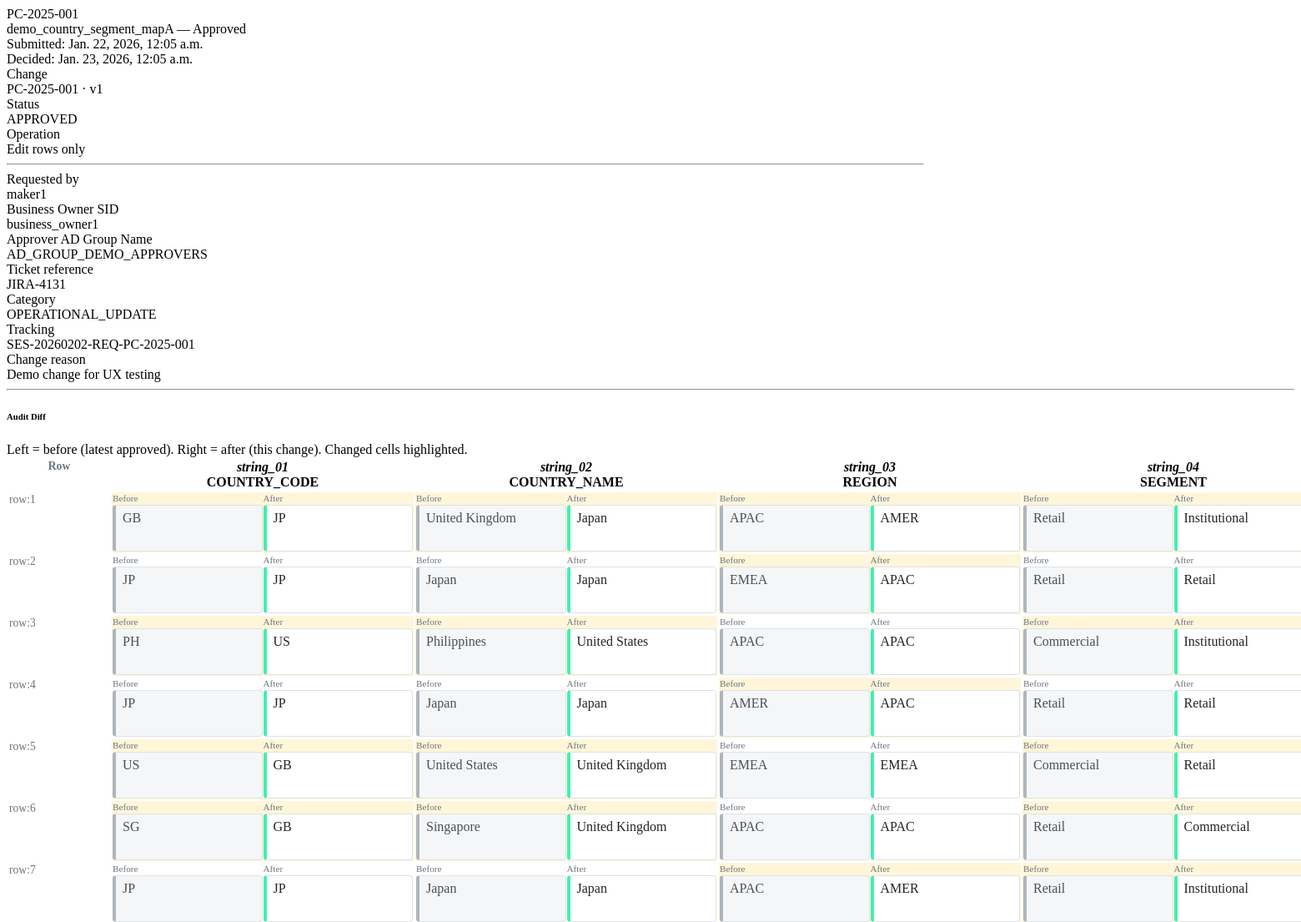
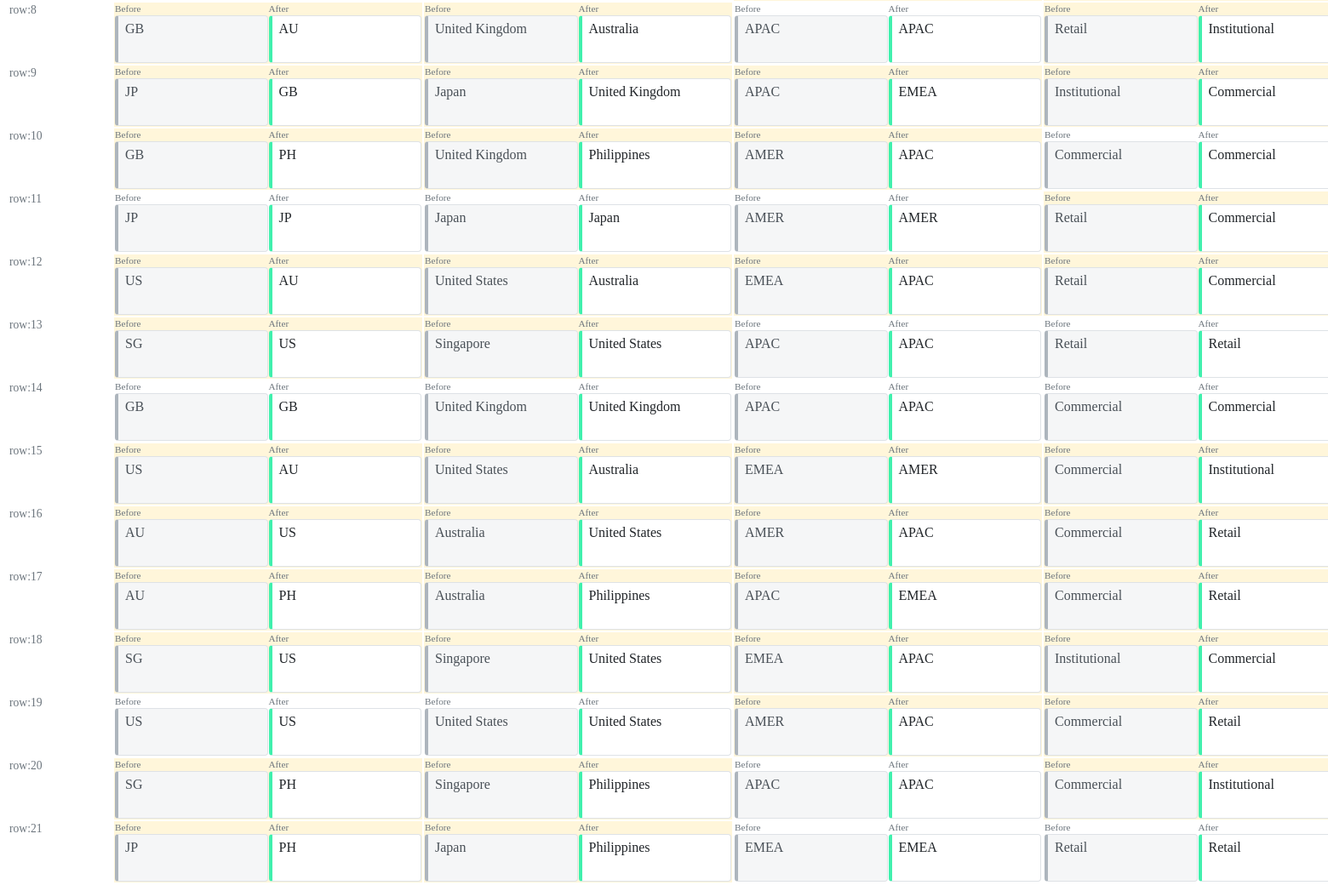
The app's page /changes/217/modal/ (signed in) with its own data (2 pictures, top to bottom).
### mdu/models.py (models this page shows, shortened)
class ChangeRequest(models.Model):
    class Status(models.TextChoices):
        DRAFT = "DRAFT", "Draft"
        SUBMITTED = "SUBMITTED", "Submitted"
        APPROVED = "APPROVED", "Approved"
        REJECTED = "REJECTED", "Rejected"
    class ChangeCategory(models.TextChoices):
        NONE = "", "— Select —"
        DATA_CORRECTION = "DATA_CORRECTION", "Data Correction"
        NEW_VALUE_ADD = "NEW_VALUE_ADD", "New Value Add"
        POLICY_COMPLIANCE = "POLICY_COMPLIANCE", "Policy / Compliance"
        OPERATIONAL_UPDATE = "OPERATIONAL_UPDATE", "Operational Update"
        ENHANCEMENT = "ENHANCEMENT", "Enhancement"
        OTHER = "OTHER", "Other"
    class CollaborationMode(models.TextChoices):
        SINGLE_OWNER = "SINGLE_OWNER", "Single-owner"
        COLLABORATIVE = "COLLABORATIVE", "Collaborative"
    class DDAReviewStatus(models.TextChoices):
        NOT_REQUIRED = "NOT_REQUIRED", "Not required"
        REQUIRED = "REQUIRED", "Required"
        PENDING = "PENDING", "Pending"
        APPROVED = "APPROVED", "Approved"
        REJECTED = "REJECTED", "Rejected"
    header = models.ForeignKey(MDUHeader, on_delete=models.CASCADE, related_name="changes")
    display_id = models.CharField(max_length=30, unique=True)
    draft_uuid = models.UUIDField(default=uuid.uuid4, unique=True, editable=False)
    lock_version = models.PositiveIntegerField(default=1)
    collaboration_mode = models.CharField(
        max_length=20,
        choices=CollaborationMode.choices,
        default=CollaborationMode.SINGLE_OWNER,
    )
    tracking_id = models.CharField(max_length=80, blank=True, default="")
    version = models.IntegerField(null=True, blank=True)
    status = models.CharField(max_length=20, choices=Status.choices, default=Status.DRAFT)
    operation_hint = models.CharField(max_length=40, blank=True, default="")
    override_retired_flag = models.CharField(max_length=1, default="N")
    dda_review_status = models.CharField(
        max_length=20,
        choices=DDAReviewStatus.choices,
        default=DDAReviewStatus.NOT_REQUIRED,
    )
    requested_by_sid = models.CharField(max_length=40, blank=True, default="")
    business_owner_sid = models.CharField(max_length=40, blank=True, default="")
    approver_ad_group = models.CharField(max_length=120, blank=True, default="")
    change_reason = models.CharField(max_length=400, blank=True, default="")
    change_ticket_ref = models.CharField(max_length=120, blank=True, default="")
    change_category = models.CharField(
        max_length=60,
        choices=ChangeCategory.choices,
        blank=True,
        default=ChangeCategory.NONE,
    )
    risk_impact = models.CharField(max_length=60, blank=True, default="")
    request_source_channel = models.CharField(max_length=60, blank=True, default="")
    request_source_system = models.CharField(max_length=60, blank=True, default="")
    payload_json = models.TextField(blank=True, default="")
    submitted_at = models.DateTimeField(null=True, blank=True)
    decided_at = models.DateTimeField(null=True, blank=True)
    decision_note = models.TextField(blank=True, default="")
    decided_by_sid = models.CharField(max_length=40, blank=True, default="")
    override_scope_flag = models.BooleanField(default=False)
    override_scope_reason = models.CharField(max_length=400, blank=True, default="")
    created_by = models.ForeignKey(
        User, on_delete=models.SET_NULL, null=True, blank=True, related_name="created_changes"
    )
    contributors = models.ManyToManyField(
        User,
        blank=True,
        related_name="collab_changes",
    )
    created_at = models.DateTimeField(default=timezone.now)
    updated_at = models.DateTimeField(auto_now=True)
    bulk_add_count = models.PositiveSmallIntegerField(default=0)
    class Meta:
        constraints = [
            models.UniqueConstraint(
                fields=["header", "collaboration_mode"],
                condition=models.Q(status="SUBMITTED", collaboration_mode="SINGLE_OWNER"),
                name="uniq_submitted_cr_per_header_single_owner",
            )
        ]

class MDUHeader(models.Model):
    class Status(models.TextChoices):
        ACTIVE = "ACTIVE", "Active"
        IN_REVIEW = "IN_REVIEW", "In Review"
        RETIRED = "RETIRED", "Retired"
    class DataClassification(models.TextChoices):
        GENERAL = "GENERAL", "GENERAL Reference Data"
        CLASSIFIED = "CLASSIFIED", "CLASSIFIED Reference Data"
    class CollaborationMode(models.TextChoices):
        SINGLE_OWNER = "SINGLE_OWNER", "Single-owner"
        COLLABORATIVE = "COLLABORATIVE", "Collaborative"
    class ApprovalModel(models.TextChoices):
        REFERENCE_LEVEL = "REFERENCE_LEVEL", "Reference-level"
        ROW_LEVEL = "ROW_LEVEL", "Row-level"
    class ApprovalScope(models.TextChoices):
        GLOBAL = "GLOBAL", "Global"
        REGIONAL = "REGIONAL", "Regional"
    ref_name = models.CharField(max_length=200, unique=True)
    ref_type = models.CharField(max_length=20, default="map")
    mode = models.CharField(max_length=20, default="versioning")
    status = models.CharField(max_length=20, choices=Status.choices, default=Status.IN_REVIEW)
    description = models.CharField(max_length=400, blank=True, default="")
    owner_group = models.CharField(max_length=120, blank=True, default="")
    tags = models.CharField(max_length=400, blank=True, default="")
    category = models.CharField(max_length=120, blank=True, default="")
    data_classification = models.CharField(
        max_length=20,
        choices=DataClassification.choices,
        default=DataClassification.GENERAL,
    )
    collaboration_mode = models.CharField(
        max_length=20,
        choices=CollaborationMode.choices,
        default=CollaborationMode.SINGLE_OWNER,
    )
    owning_domain_lob = models.CharField(max_length=120, blank=True, default="")
    approval_model = models.CharField(
        max_length=30,
        choices=ApprovalModel.choices,
        default=ApprovalModel.REFERENCE_LEVEL,
    )
    approval_scope = models.CharField(
        max_length=20,
        choices=ApprovalScope.choices,
        default=ApprovalScope.GLOBAL,
    )
    approver_group_mapping = models.TextField(blank=True, default="")
    effective_dating_rules = models.CharField(max_length=200, blank=True, default="")
    history_retention_expectations = models.CharField(max_length=200, blank=True, default="")
    created_at = models.DateTimeField(default=timezone.now)
    updated_at = models.DateTimeField(auto_now=True)
    last_approved_change = models.ForeignKey(
        "ChangeRequest",
        on_delete=models.SET_NULL,
        null=True,
        blank=True,
        related_name="as_last_for_headers",
    )

### mdu/views_changes.py (the view)
# urls.py: path("changes/<int:pk>/modal/", change_modal, name="change_modal"),
@login_required
def change_modal(request, pk):
    change = get_object_or_404(ChangeRequest, pk=pk)
    header = change.header
    after_rows = _rows_from_payload(change.payload_json)
    before_rows = []
    latest = getattr(header, "last_approved_change", None)
    if latest and latest.pk != change.pk:
        before_rows = _rows_from_payload(latest.payload_json)
    biz_cols = _build_biz_cols(before_rows, after_rows)
    before_vals = [r for r in before_rows if isinstance(r, dict) and _is_values_row(r)]
    after_vals = [r for r in after_rows if isinstance(r, dict) and _is_values_row(r)]
    max_len = max(len(before_vals), len(after_vals))
    diff_rows = []
    for i in range(max_len):
        b = before_vals[i] if i < len(before_vals) else {}
        a = after_vals[i] if i < len(after_vals) else {}
        key = _row_key(a or b, i)
        cells = []
        for col in biz_cols:
            tech = col["tech"]
            bv = (b.get(tech) or "").strip()
            av = (a.get(tech) or "").strip()
            cells.append({"before": bv, "after": av, "changed": bv != av})
        diff_rows.append({"key": key, "cells": cells})
    return render(
        request,
        "mdu/partials/change_modal.html",
        {
            "change": change,
            "header": header,
            "before_rows": before_rows,
            "proposed_rows": after_rows,
            "biz_cols": biz_cols,
            "diff_rows": diff_rows,
        },
    )

### mdu/views_changes.py (called while the page is built)
def _rows_from_payload(payload_json: str):
    try:
        obj = json.loads(payload_json or "{}")
        rows = obj.get("rows", [])
        return rows if isinstance(rows, list) else []
    except Exception:
        return []

def _header_row(rows):
    return next((r for r in rows if (r.get("row_type") or "").lower() == "header"), {}) or {}

def _is_values_row(r):
    return (r.get("row_type") or "").lower() != "header"

def _build_biz_cols(before_rows, after_rows):
    after_hdr = _header_row(after_rows)
    before_hdr = _header_row(before_rows)
    string_cols = [f"string_{i:02d}" for i in range(1, 66)]
    def used(col):
        if (after_hdr.get(col) or "").strip() or (before_hdr.get(col) or "").strip():
            return True
        for r in after_rows:
            if (r.get(col) or "").strip():
                return True
        for r in before_rows:
            if (r.get(col) or "").strip():
                return True
        return False
    cols = []
    for col in string_cols:
        if not used(col):
            continue
        biz = (after_hdr.get(col) or "").strip() or (before_hdr.get(col) or "").strip() or col
        cols.append({"tech": col, "biz": biz})
    return cols

def _row_key(row, idx):
    u = (row.get("update_rowid") or "").strip()
    if u:
        return f"update:{u}"
    return f"row:{idx+1}"

### mdu/templates/mdu/partials/change_modal.html (shortened to what this page needs)
{% load mdu_extras %}
<div class="d-flex justify-content-between align-items-start mb-2">
  <div>
    <div class="fw-semibold">{{ change.display_id }}</div>
    <div class="text-muted small">{{ header.ref_name }} — {{ change.get_status_display }}</div>
  </div>
  <div class="text-muted small text-end">
    {% if change.submitted_at %}Submitted: {{ change.submitted_at }}{% endif %}
    {% if change.decided_at %}<br>Decided: {{ change.decided_at }}{% endif %}
  </div>
</div>
<div class="border rounded p-3 mb-3 bg-light-subtle">
  <div class="card-inner">
    <div class="row g-3 align-items-start mb-2">
      <div class="col-12 col-md-4">
        <div class="text-muted small">Change</div>
        <div class="fw-semibold">
          {{ change.display_id|default:"Change" }}
          {% if change.version is not None %}
            <span class="text-muted fw-normal"> · v{{ change.version }}</span>
          {% endif %}
        </div>
      </div>
      <div class="col-12 col-md-4">
        <div class="text-muted small">Status</div>
        <div class="fw-semibold">{{ change.status|default:"—" }}</div>
      </div>
      <div class="col-12 col-md-4">
        <div class="text-muted small">Operation</div>
        <div class="fw-semibold">{{ change.operation_hint|default:"—" }}</div>
      </div>
    </div>
    <hr class="my-2">
    <div class="row g-3 mt-1">
      <div class="col-12 col-md-4">
        <div class="text-muted small">Requested by</div>
        <div class="fw-semibold">{{ change.requested_by_sid|default:"—" }}</div>
      </div>
      <div class="col-12 col-md-4">
        <div class="text-muted small">Business Owner SID</div>
        <div class="fw-semibold">{{ change.business_owner_sid|default:"—" }}</div>
        <div class="text-muted small mt-2">Approver AD Group Name</div>
        <div class="fw-semibold">{{ change.approver_ad_group|default:"—" }}</div>
      </div>
      <div class="col-12 col-md-4">
        <div class="text-muted small">Ticket reference</div>
        <div class="fw-semibold">{{ change.change_ticket_ref|default:"—" }}</div>
      </div>
      <div class="col-12 col-md-4">
        <div class="text-muted small">Category</div>
        <div class="fw-semibold">{{ change.change_category|default:"—" }}</div>
      </div>
      <div class="col-12 col-md-8">
        <div class="text-muted small">Tracking</div>
        <div class="fw-semibold">{{ change.tracking_id|default:"—" }}</div>
      </div>
      <div class="col-12">
        <div class="text-muted small">Change reason</div>
        <div class="fw-semibold">{{ change.change_reason|default:"—" }}</div>
      </div>
    </div>
  </div>
</div>
<hr class="my-3">
<h6 class="mb-2">Audit Diff</h6>
<div class="text-muted small mb-2">
  Left = before (latest approved). Right = after (this change). Changed cells highlighted.
</div>
{% include "mdu/partials/change_diff.html" %}

### mdu/templates/mdu/partials/change_diff.html (shortened to what this page needs)
{% load mdu_extras %}
{% if not diff_rows %}
  <div class="text-muted">No comparable rows to diff.</div>
{% else %}
<div class="diff-table-wrapper">
  <table class="table table-hover align-middle mdu-table diff-table">
    <thead>
      <tr>
        <th class="diff-rowkey">Row</th>
        {% for col in biz_cols %}
          <th class="diff-col">
            <div class="small text-muted"><em>{{ col.tech }}</em></div>
            <div>{{ col.biz }}</div>
          </th>
        {% endfor %}
      </tr>
    </thead>
    <tbody>
      {% for r in diff_rows %}
        <tr>
          <td class="diff-rowkey">{{ r.key }}</td>
          {% for c in r.cells %}
            <td class="diff-col {% if c.changed %}diff-changed{% endif %}">
              <div class="diff-grid">
                <div>
                  <div class="diff-label">Before</div>
                  <div class="diff-box diff-before">
                    {{ c.before|default:"" }}
                  </div>
                </div>
                <div>
                  <div class="diff-label">After</div>
                  <div class="diff-box diff-after">
                    {{ c.after|default:"" }}
                  </div>
                </div>
              </div>
            </td>
          {% endfor %}
        </tr>
      {% endfor %}
    </tbody>
  </table>
</div>
{% endif %}

### mdu/templates/mdu/partials/change_diff.html (style rules this page uses)
.diff-table { table-layout: auto; width: 80%; }
.diff-table th, .diff-table td { vertical-align: top; }
.diff-col { min-width: 360px; max-width: 520px; }
.diff-grid { display: grid; grid-template-columns: 1fr 1fr; column-gap: 1px; }
.diff-box { border: 1px solid #dee2e6; border-radius: 4px; padding: 6px 8px; min-height: 42px; white-space: normal; word-break: normal; overflow-wrap: break-word; max-width: 100%; overflow-x: auto; }
.diff-before { background-color: #f5f6f7; color: #495057; border-left: 4px solid #adb5bd; }
.diff-after { background-color: #ffffff; color: #212529; border-left: 4px solid #40f0ad; }
.diff-label { font-size: 0.7rem; color: #6c757d; margin-bottom: 2px; }
.diff-changed { background-color: rgba(255, 193, 7, 0.15); }
.diff-rowkey { min-width: 120px; white-space: nowrap; color: #6c757d; font-size: 0.85rem; }

### mdu/templates/mdu/partials/change_modal.html (style rules this page uses)
.card-inner { max-width: 1100px; }

### records on screen
ChangeRequest: display_id "PC-2025-001", status "Approved", submitted_at "Jan. 22, 2026, 12:05 a.m.", decided_at "Jan. 23, 2026, 12:05 a.m.", version "1", status "APPROVED", operation_hint "Edit rows only", requested_by_sid "maker1", business_owner_sid "business_owner1", approver_ad_group "AD_GROUP_DEMO_APPROVERS", change_ticket_ref "JIRA-4131", change_category "OPERATIONAL_UPDATE", tracking_id "SES-20260202-REQ-PC-2025-001", change_reason "Demo change for UX testing"
MDUHeader: ref_name "demo_country_segment_mapA"

### other values on screen
{{ col.tech }} "string_01" "string_02" "string_03" "string_04"
{{ col.biz }} "COUNTRY_CODE" "COUNTRY_NAME" "REGION" "SEGMENT"
{{ r.key }} "row:1" "row:2" "row:3" "row:4" "row:5" "row:6" "row:7" "row:8" "row:9" "row:10" "row:11" "row:12" "row:13" "row:14" "row:15" "row:16" "row:17" "row:18" "row:19" "row:20" "row:21"
{{ c.before|default:"" }} "GB" "United Kingdom" "APAC" "Retail" "JP" "Japan" "EMEA" "Retail" "PH" "Philippines" "APAC" "Commercial" "JP" "Japan" "AMER" "Retail" "US" "United States" "EMEA" "Commercial" "SG" "Singapore" "APAC" "Retail" "JP" "Japan" "APAC" "Retail" "GB" "United Kingdom" "APAC" "Retail" "JP" "Japan" "APAC" "Institutional" "GB" "United Kingdom" "AMER" "Commercial" "JP" "Japan" "AMER" "Retail" "US" "United States" "EMEA" "Retail" "SG" "Singapore" "APAC" "Retail" "GB" "United Kingdom" "APAC" "Commercial" "US" "United States" "EMEA" "Commercial" "AU" "Australia" "AMER" "Commercial" "AU" "Australia" "APAC" "Commercial" "SG" "Singapore" "EMEA" "Institutional" "US" "United States" "AMER" "Commercial" "SG" "Singapore" "APAC" "Commercial" "JP" "Japan" "EMEA" "Retail"
{{ c.after|default:"" }} "JP" "Japan" "AMER" "Institutional" "JP" "Japan" "APAC" "Retail" "US" "United States" "APAC" "Institutional" "JP" "Japan" "APAC" "Retail" "GB" "United Kingdom" "EMEA" "Retail" "GB" "United Kingdom" "APAC" "Commercial" "JP" "Japan" "AMER" "Institutional" "AU" "Australia" "APAC" "Institutional" "GB" "United Kingdom" "EMEA" "Commercial" "PH" "Philippines" "APAC" "Commercial" "JP" "Japan" "AMER" "Commercial" "AU" "Australia" "APAC" "Commercial" "US" "United States" "APAC" "Retail" "GB" "United Kingdom" "APAC" "Commercial" "AU" "Australia" "AMER" "Institutional" "US" "United States" "APAC" "Retail" "PH" "Philippines" "EMEA" "Retail" "US" "United States" "APAC" "Commercial" "US" "United States" "APAC" "Retail" "PH" "Philippines" "APAC" "Institutional" "PH" "Philippines" "EMEA" "Retail"
